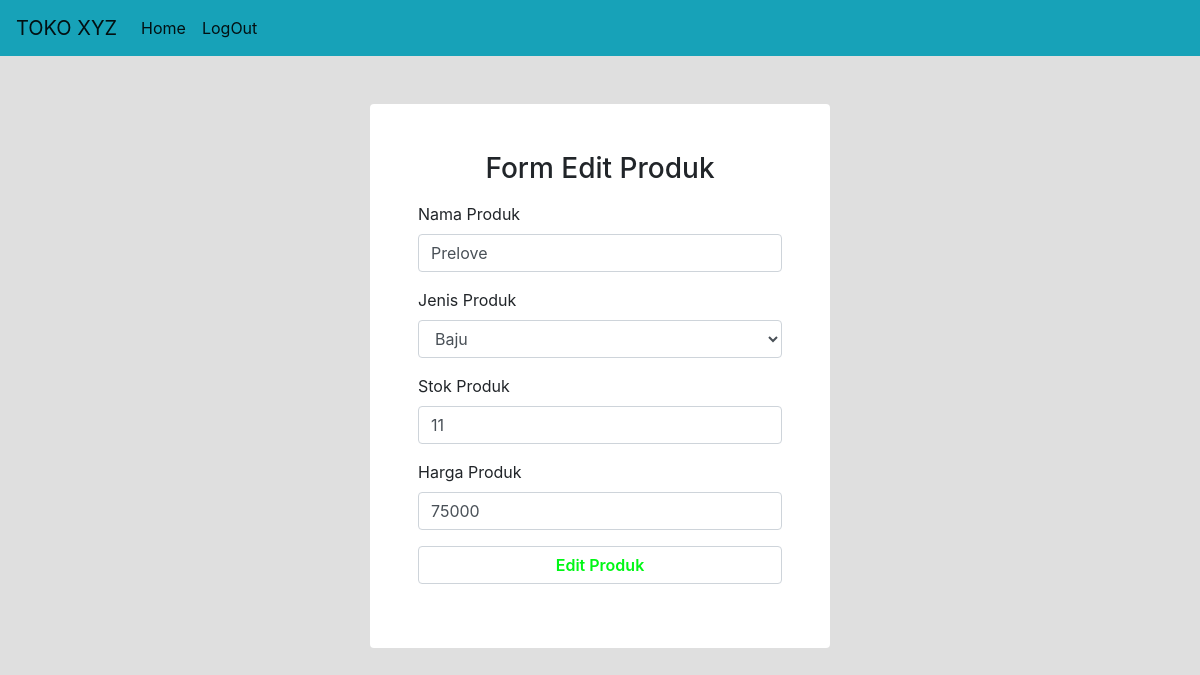
The page /edit.php?p=3 (signed in) on the database its author committed.
### tables this page shows
CREATE TABLE `produk` (
  `id` int(11) NOT NULL,
  `nama_produk` varchar(255) NOT NULL,
  `jenis` int(11) NOT NULL,
  `gambar` varchar(20) NOT NULL,
  `stok` int(11) NOT NULL,
  `harga` int(11) NOT NULL,
  `hapus` varchar(6) NOT NULL
);

CREATE TABLE `jenis_produk` (
  `id` int(11) NOT NULL,
  `nama` varchar(255) NOT NULL
);

### edit.php (the view, shortened to what this page needs)
<!DOCTYPE html>
<html lang="en">
<head>
    <link rel="stylesheet" href="https://maxcdn.bootstrapcdn.com/bootstrap/4.0.0/css/bootstrap.min.css">
    <link rel="stylesheet" href="assets/css/main.css">
</head>
<body>
    <nav class="navbar navbar-expand-lg navbar-light bg-info">
        <a class="navbar-brand" href="index.php">TOKO XYZ</a>
        <div class="collapse navbar-collapse" id="navbarSupportedContent">
            <ul class="navbar-nav mr-auto">
                <li class="nav-item active">
                    <a class="nav-link" href="index.php">Home <span class="sr-only">(current)</span></a>
                </li>
                <li class="nav-item active">
                    <a class="nav-link" href="logout.php">LogOut <span class="sr-only">(current)</span></a>
                </li>
            </ul>
        </div>
    </nav>
    <div class="row justify-content-center m-5">
            <form action="" method="POST" class="col-md-5 container-login p-5 rounded">
                <div class="form-group">
                    <h3 class="text-center">Form Edit Produk</h3>
                </div>
                    <?php
                        require_once("config.php");
                        $param = $_GET['p'];
                        $query = $config->query("SELECT * FROM produk WHERE id='$param'");
                        $data = $query->fetch_assoc();
                    ?>
                <div class="form-group">
                    <label for=""> Nama Produk</label>
                    <input class="form-control" type="text" value="<?php echo $data['nama_produk']?>" name="nama_produk" placeholder="Input Nama Produk">
                </div>
                <div class="form-group">
                    <label for=""> Jenis Produk</label>
                    <select class="form-control" name="jenis"  selected="<?php echo $data['jenis']?>" aria-label="Default select example">
                        <?php
                            $query2 = $config->query("SELECT * FROM jenis_produk");
                            while ($data2 = $query2->fetch_assoc()) {?>
                                <option <?php if ($data['jenis'] == $data2['id']){echo "selected";}?> value="<?php echo $data2['id']?>"><?php echo $data2['nama']?></option>
                            <?php } ?>
                    </select>
                </div>
                <div class="form-group">
                    <label for=""> Stok Produk</label>
                    <input class="form-control" type="number" value="<?php echo $data['stok']?>" name="stok" placeholder="Input Stok Produk">
                </div>
                <div class="form-group">
                    <label for=""> Harga Produk</label>
                    <input class="form-control" type="number" value="<?php echo $data['harga']?>" name="harga" placeholder="Input Harga Produk">
                </div>
                <div class="form-group">
                    <button class="form-control c-green" name="edit_produk" type="submit">Edit Produk</button>
                </div>
            </form>
        </div>
</body>
</html>

### assets/css/main.css (style rules this page uses)
body { background-color: rgb(223, 223, 223); }
.container-login { width: 500px; background-color: rgb(255, 255, 255); }
.c-green { color: rgb(0, 247, 21); font-weight: 600; }

### rows shown on the page
produk: nama_produk "Prelove", jenis "Baju", stok "11", harga "75000"
